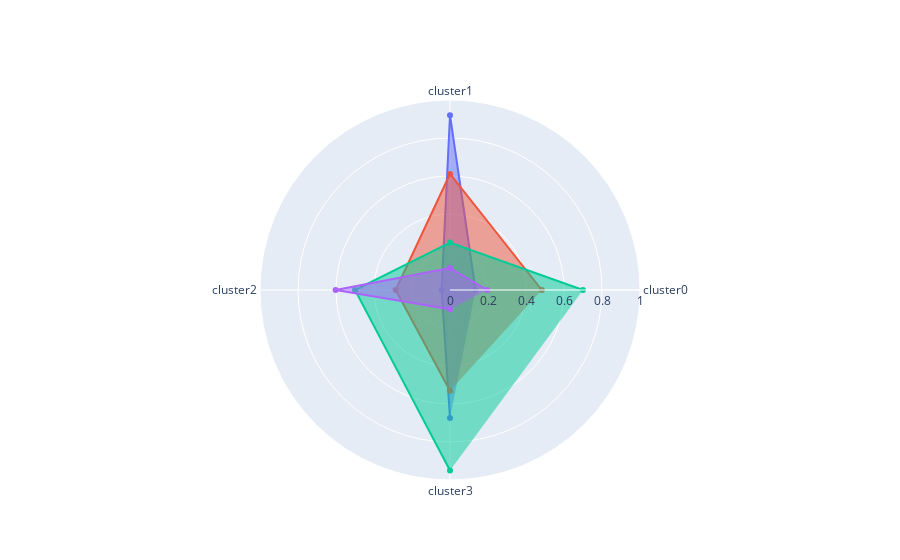

The cell this chart's notebook holds for it:
### Markdown cell above
#### Avec un Radarplot

### Code cell
import plotly.graph_objects as go

rgroup1=(table_indicateurs.groupby('clusters')['PIB_par_hab'].median())/50000
rgroup2=table_indicateurs.groupby('clusters')['ratio_dispo_prot_ani'].median()
rgroup3=(table_indicateurs.groupby('clusters')['diff_impexp_volai'].median())/20
rgroup4=table_indicateurs.groupby('clusters')['taux_var_popu'].median()

categories = ['cluster0','cluster1','cluster2','cluster3']

fig = go.Figure()

fig.add_trace(go.Scatterpolar(
      r=rgroup1,
      theta=categories,
      fill='toself',
      name='PIB_par_hab'
))
fig.add_trace(go.Scatterpolar(
      r=rgroup2,
      theta=categories,
      fill='toself',
      name='ratio_dispo_prot_ani'
))
fig.add_trace(go.Scatterpolar(
      r=rgroup3,
      theta=categories,
      fill='toself',
      name='diff_impexp_volai'
))
fig.add_trace(go.Scatterpolar(
      r=rgroup4,
      theta=categories,
      fill='toself',
      name='taux_var_popu'
))
fig.update_layout(
  polar=dict(
    radialaxis=dict(
      visible=True,
      range=[0, 1]
    )),
  showlegend=False
)

fig.show()

### Figure 1 — Plotly figure (JSON) as saved in the notebook; plotly's stock layout.template omitted (floating-point values rounded to 4 significant figures)
{"data": [{"fill": "toself", "name": "PIB_par_hab", "r": [0.1346, 0.92, 0.04414, 0.6741], "theta": ["cluster0", "cluster1", "cluster2", "cluster3"], "type": "scatterpolar"}, {"fill": "toself", "name": "ratio_dispo_prot_ani", "r": [0.4833, 0.6106, 0.286, 0.5304], "theta": ["cluster0", "cluster1", "cluster2", "cluster3"], "type": "scatterpolar"}, {"fill": "toself", "name": "diff_impexp_volai", "r": [0.7, 0.25, 0.5, 0.95], "theta": ["cluster0", "cluster1", "cluster2", "cluster3"], "type": "scatterpolar"}, {"fill": "toself", "name": "taux_var_popu", "r": [0.1957, 0.1159, 0.6019, 0.1013], "theta": ["cluster0", "cluster1", "cluster2", "cluster3"], "type": "scatterpolar"}], "layout": {"polar": {"radialaxis": {"range": [0, 1], "visible": true}}, "showlegend": false}}
